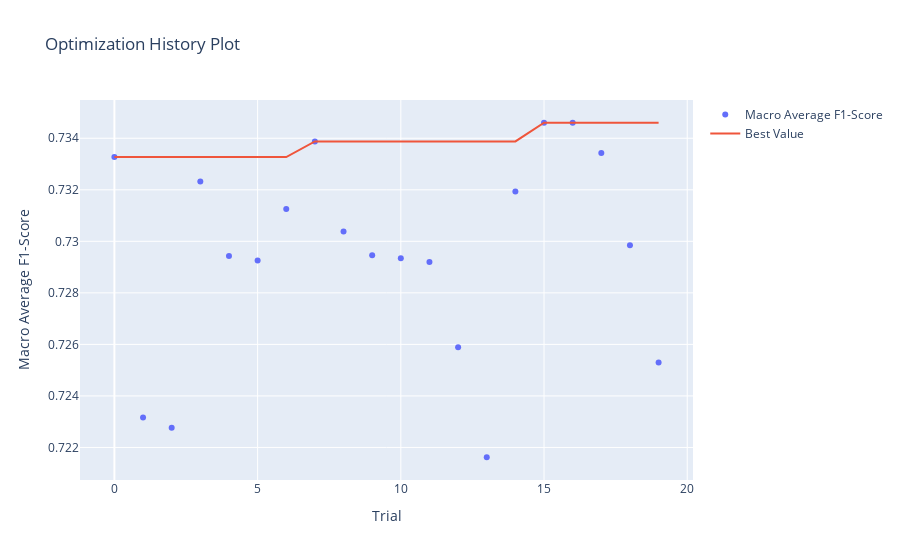

Write notebook code for a chart like this one.
### Markdown cell above
###### 4.2.1.1 Visualizaciones

### Code cell
# Gráfico de historial de optimización
print("El mejor valor de Macro Average F1-Score es: ", studyROS.best_value)
plot_optimization_history(studyROS, target_name="Macro Average F1-Score")

### Figure 1 — Plotly figure (JSON) as saved in the notebook; plotly's stock layout.template omitted (floating-point values rounded to 4 significant figures)
{"data": [{"mode": "markers", "name": "Macro Average F1-Score", "type": "scatter", "x": [0, 1, 2, 3, 4, 5, 6, 7, 8, 9, 10, 11, 12, 13, 14, 15, 16, 17, 18, 19], "y": [0.7333, 0.7232, 0.7228, 0.7323, 0.7294, 0.7293, 0.7313, 0.7339, 0.7304, 0.7295, 0.7293, 0.7292, 0.7259, 0.7216, 0.7319, 0.7346, 0.7346, 0.7334, 0.7298, 0.7253]}, {"mode": "lines", "name": "Best Value", "type": "scatter", "x": [0, 1, 2, 3, 4, 5, 6, 7, 8, 9, 10, 11, 12, 13, 14, 15, 16, 17, 18, 19], "y": [0.7333, 0.7333, 0.7333, 0.7333, 0.7333, 0.7333, 0.7333, 0.7339, 0.7339, 0.7339, 0.7339, 0.7339, 0.7339, 0.7339, 0.7339, 0.7346, 0.7346, 0.7346, 0.7346, 0.7346]}, {"marker": {"color": "#cccccc"}, "mode": "markers", "name": "Infeasible Trial", "showlegend": false, "type": "scatter", "x": [], "y": []}], "layout": {"title": {"text": "Optimization History Plot"}, "xaxis": {"title": {"text": "Trial"}}, "yaxis": {"title": {"text": "Macro Average F1-Score"}}}}
